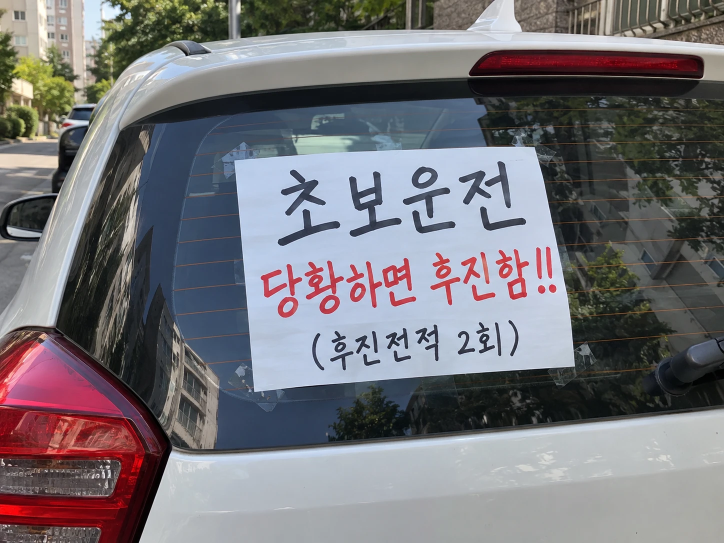
#> input picture work/week2/video/Sticker-V1.png, 1448 x 1086 px (shown at 1/2 size)
$ python build_slides.py
#> lines starting #> are read from the running program, lines starting #| are printed output that depends on the picture
"""초보운전 스티커 슬라이드 영상. python3 -I build_slides.py  (work/week2/video에서 실행)
1080x1350(4:5) 30fps. 장당 1.607초(112BPM 3박) 천천히 줌인, 컷마다 0.25초 밀기 전환 + 휙,
끝 카드 "몇 번이 제일 웃김?" 2초, 워터마크 @pathtorich7.
"""
import subprocess
import numpy as np
from PIL import Image, ImageDraw, ImageFilter, ImageFont

W, H, FPS = 1080, 1350, 30
PER, TR, END = 1.607, 0.25, 2.0
KO = '/usr/share/fonts/truetype/wqy/wqy-zenhei.ttc'
EN = '/usr/share/fonts/truetype/dejavu/DejaVuSans-Bold.ttf'
AUD = '../../eunchae-video/audio/'
MUSIC, MUSIC_OFF, WHOOSH, WHOOSH_PEAK, SPARKLE = AUD + 'A1-Music-v2.mp3', 6.27, AUD + 'A2-Whoosh.mp3', 0.17, AUD + 'A3-Sparkle.mp3'
FILES = ['Sticker-V1.png', 'Sticker-V2.png', 'Sticker-V3.png', '../Sticker-AI-02-raw.png', 'Sticker-V4.png',
         'Sticker-V5.png', 'Sticker-V6.png', 'Sticker-V7.png', 'Sticker-V8.png', '../Sticker-AI-01-raw.png']
IW, IH = 1080, 810  # 4:3 슬롯
IY = (H - IH) // 2 + 40


# [5 lines left out: function cover, not called in this run]


def text_c(d, y, s, font, fill, stroke=0):
    w = d.textlength(s, font=font)
    d.text(((W - w) / 2, y), s, font=font, fill=fill, stroke_width=stroke, stroke_fill=(0, 0, 0))


CROPS = {'../Sticker-AI-02-raw.png': (0, 0, 408, 250)}  # 아래 로고·번호판 제거
imgs = [Image.open(f).convert('RGB').crop(CROPS[f]) if f in CROPS else Image.open(f).convert('RGB') for f in FILES]
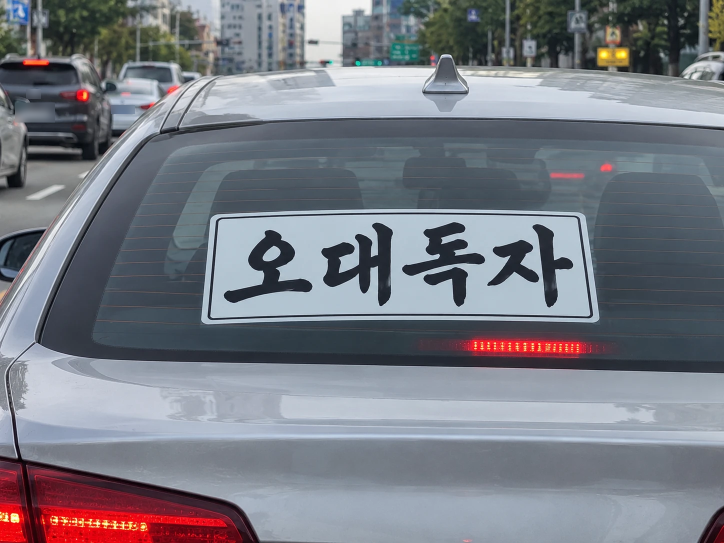
#> input picture work/week2/video/Sticker-V2.png, 1448 x 1086 px (shown at 1/2 size)
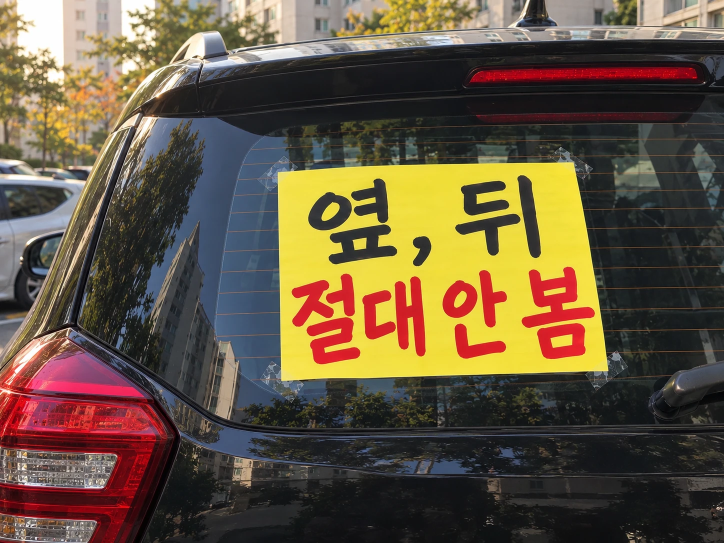
#> input picture work/week2/video/Sticker-V3.png, 1448 x 1086 px (shown at 1/2 size)
#> (the run stopped early here; a loop or call above may not have finished)
